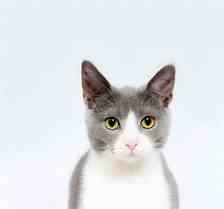
//> input picture media/cat.jpeg, 224 x 209 px
$ ./main   (built with g++ and OpenCV 4)
//> lines starting //> are read from the running program, lines starting //| are printed output that depends on the picture
#include <opencv2/core.hpp>
#include <opencv2/imgcodecs.hpp>
#include <opencv2/highgui.hpp>
#include <opencv2/opencv.hpp>
#include <iostream>
#include <string>
using namespace cv;
using namespace std;
int main( int argc, char** argv )
{
    cv :: String imageName( "../media/cat.jpeg" ); // by default
    if( argc > 1)
    {
        imageName = argv[1];
    }
    else {
        cout << "Usage: " << argv[0] << " " << " pic_file_path" << endl;
        cout << "Now use default image" << endl;
    }
    Mat image = imread( imageName, IMREAD_COLOR ); // Read the file
//> image is the input picture: 209 rows x 224 cols, CV_8UC3; mean B, G, R 228.9, 225.3, 222.8
    if( image.empty() )                      // Check for invalid input
    {
        cout <<  "Could not open or find the image" << endl ;
        return -1;
    }
    // shallow copy
    Mat A = image;
    Mat B(A);
    Mat C = A;
    Mat D(A, Rect(10, 10, 100, 100));  //  Use a rectangle to extract from the pic A
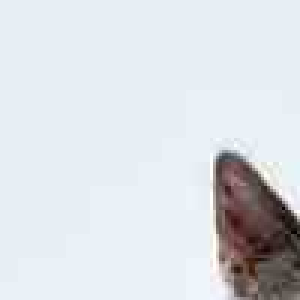
//> D: 100 rows x 100 cols, CV_8UC3 (shown 3 times larger); mean B, G, R 225.6, 220.8, 216.9
    Mat E = A(Range::all(), Range(1, 39));  // Using a row and column boundaries
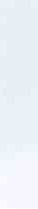
//> E: 209 rows x 38 cols, CV_8UC3; mean B, G, R 247.7, 241.4, 236

    // For deep copy, use cv:::Mat::clone() & cv::Mat::copyTo()
    Mat F = A.clone();
    Mat G;
    A.copyTo(G);

    namedWindow( "A", WINDOW_NORMAL | WINDOW_FREERATIO | WINDOW_GUI_EXPANDED ); // Create a window for display.
    // Use WINDOW_AUTOSIZE for no Qt-backend situation
    imshow( "A", image );                // Show our image inside it.

    // Convert the BGR image into the gray image and storage it in ../media/Gray_fish.jpg
    Mat gray_img;
    cvtColor( image, gray_img, COLOR_BGR2GRAY);  // To use COLOR_BGR2GRAY, one has to include <opencv2/opencv.hpp>
    cv :: String new_pic_name = "../media/gra.jpeg";
    imwrite(new_pic_name, gray_img);
    // Create a new window named "Gray pics" to show the window
    namedWindow("Gray version", WINDOW_AUTOSIZE);
    imshow("Gray version", gray_img);

    // cv::Mat::Mat constructor
    Mat M(8, 8, CV_8UC3, Scalar(0, 0, 255));
    cout << "M = " << endl << " " << M << endl << endl;
    namedWindow("Manipulated pic", WINDOW_AUTOSIZE);
    imshow("Manipulated pic", M);
    imwrite("../media/manipulate_pic.jpg", M);

    int sz[3] = {2, 2, 2};
    Mat L(3, sz, CV_8UC(1), Scalar::all(0));  // One channel means there are only black and write

    // For small matrices you may use comma separated initializers or initializer lists
    // (C++11 support is required in the last case):
    C = (Mat_<double>(3,3) << 0, -1, 0, -1, 5, -1, 0, -1, 0);
    cout << "C = " << endl << " " << C << endl << endl;

    C = (Mat_<double>({0, -1, 0, -1, 5, -1, 0, -1, 0})).reshape(3);
    cout << "C = " << endl << " " << C << endl << endl;
    //cout << "L : " << endl <<  L << endl << endl; // Error
    // namedWindow("yz", WINDOW_AUTOSIZE);  // opencv cannot show non-2-dimensional pic with "<<"
    // imshow("yz", yz);

//    namedWindow("B", WINDOW_AUTOSIZE);
//    imshow("B", B);

//    namedWindow("C", WINDOW_AUTOSIZE);
//    imshow("C", C);


    // Use cv:: randu() to generate a picture randomly
    Mat Random_generated_pic = Mat(1000, 1000, CV_8UC4);
    randu(Random_generated_pic, Scalar::all(0), Scalar(255));
    imwrite("../media/random.bmp", Random_generated_pic);
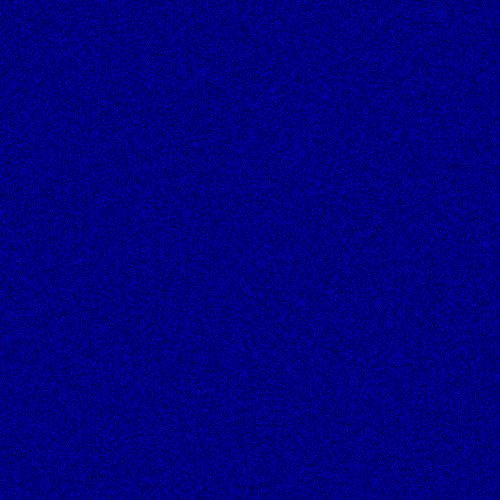
//> saved as random.bmp: 1000 rows x 1000 cols, CV_8UC4 (shown at 1/2 size); mean B, G, R, A 127, 0, 0, 0
    namedWindow("R", WINDOW_AUTOSIZE);
    imshow("R", Random_generated_pic);

//    namedWindow("D", WINDOW_AUTOSIZE);
//    imshow("D", D);

//    namedWindow("E", WINDOW_AUTOSIZE);
//    imshow("E", E);

//    namedWindow("E", WINDOW_AUTOSIZE);
//    imshow("F", F);

//    namedWindow("E", WINDOW_AUTOSIZE);
//    imshow("G", G);

    waitKey(0); // Wait for a keystroke in the window
    return 0;
}

// Tutorial Origin:
// 1. https://docs.opencv.org/master/db/deb/tutorial_display_image.html
// 2. https://docs.opencv.org/master/db/d64/tutorial_load_save_image.html
// 3. https://docs.opencv.org/master/d6/d6d/tutorial_mat_the_basic_image_container.html
